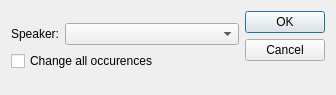
<?xml version="1.0" encoding="UTF-8"?>
<ui version="4.0">
 <class>ChangeSpeakerDialog</class>
 <widget class="QDialog" name="ChangeSpeakerDialog">
  <property name="geometry">
   <rect>
    <x>0</x>
    <y>0</y>
    <width>336</width>
    <height>95</height>
   </rect>
  </property>
  <property name="windowTitle">
   <string>Change Speaker</string>
  </property>
  <layout class="QHBoxLayout" name="horizontalLayout_2">
   <item>
    <layout class="QVBoxLayout" name="verticalLayout_2">
     <item>
      <layout class="QVBoxLayout" name="verticalLayout">
       <item>
        <layout class="QHBoxLayout" name="horizontalLayout">
         <item>
          <widget class="QLabel" name="label">
           <property name="sizePolicy">
            <sizepolicy hsizetype="Maximum" vsizetype="Maximum">
             <horstretch>0</horstretch>
             <verstretch>0</verstretch>
            </sizepolicy>
           </property>
           <property name="text">
            <string>Speaker:</string>
           </property>
          </widget>
         </item>
         <item>
          <widget class="QComboBox" name="comboBox_speaker">
           <property name="sizePolicy">
            <sizepolicy hsizetype="Preferred" vsizetype="Fixed">
             <horstretch>0</horstretch>
             <verstretch>0</verstretch>
            </sizepolicy>
           </property>
          </widget>
         </item>
        </layout>
       </item>
       <item>
        <widget class="QCheckBox" name="checkBox_changeAllOccurences">
         <property name="text">
          <string>Change all occurences</string>
         </property>
        </widget>
       </item>
      </layout>
     </item>
    </layout>
   </item>
   <item>
    <widget class="QDialogButtonBox" name="buttonBox">
     <property name="orientation">
      <enum>Qt::Vertical</enum>
     </property>
     <property name="standardButtons">
      <set>QDialogButtonBox::Cancel|QDialogButtonBox::Ok</set>
     </property>
    </widget>
   </item>
  </layout>
 </widget>
 <resources/>
 <connections>
  <connection>
   <sender>buttonBox</sender>
   <signal>accepted()</signal>
   <receiver>ChangeSpeakerDialog</receiver>
   <slot>accept()</slot>
   <hints>
    <hint type="sourcelabel">
     <x>248</x>
     <y>254</y>
    </hint>
    <hint type="destinationlabel">
     <x>157</x>
     <y>274</y>
    </hint>
   </hints>
  </connection>
  <connection>
   <sender>buttonBox</sender>
   <signal>rejected()</signal>
   <receiver>ChangeSpeakerDialog</receiver>
   <slot>reject()</slot>
   <hints>
    <hint type="sourcelabel">
     <x>316</x>
     <y>260</y>
    </hint>
    <hint type="destinationlabel">
     <x>286</x>
     <y>274</y>
    </hint>
   </hints>
  </connection>
 </connections>
</ui>
